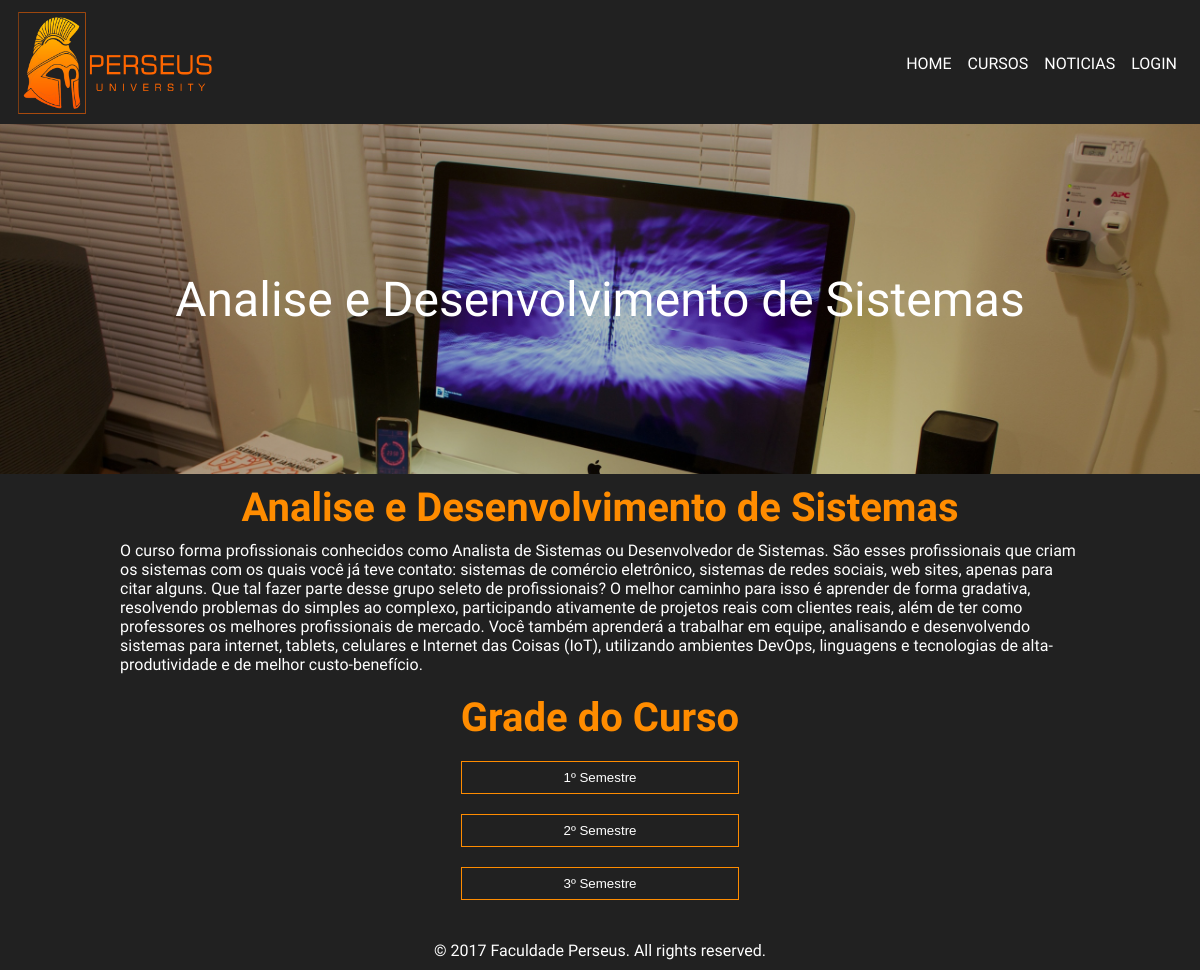
The app's page /curso/ADS with its own data.
### core/models.py (models this page shows)
class Curso(models.Model):
    sigla = models.CharField(max_length = 5, blank = False, null=False)
    nome = models.CharField(max_length = 50, blank = False, null=False)
    tipo = models.CharField(max_length = 50, blank = False, null=False)
    carga_horaria = models.IntegerField(default = 1000, blank = False)
    ativo = models.BooleanField(default = True)
    descricao_basica = models.TextField(blank = False, null=False)
    descricao_completa = models.TextField(blank = False, null=False)
    def __str__(self):
        return self.nome

### core/views.py (the view)
# urls.py: url(r'^curso/([A-Z, a-z]+)', curso),
def curso(request, sigla):
    contexto = {
        'curso': Curso.objects.get(sigla = sigla.upper())
        }
    return render(request,'curso.html', contexto)

### core/templates/curso.html (shortened to what this page needs)
{% extends "base.html" %}
{% block cssLink %}detalheCurso.css{% endblock %}
{% block content %}
    <section class="slide">
        <p>{{ curso }}</p>
    </section>
    <section class="container">
        <article class="sobreCurso">
            <h1>{{ curso }}</h1>
            <p>{{ curso.descricao_completa }}</p>
        </article>
        <article class="gradeCurso">
            <h1>Grade do Curso</h1>
            <button onclick="myFunction1()" class="semestre">1º Semestre</button>
            <button onclick="myFunction2()" class="semestre">2º Semestre</button>
            <button onclick="myFunction3()" class="semestre">3º Semestre</button>
        </article>
    </section>
{% endblock %}

### core/static/css/style.css (style rules this page uses)
* { padding: 0; margin: 0; }
body { background-color: #212121; }
p, li, a, label { font-family: 'Questrial', sans-serif; color: #fff }
h1, h2, h3, h4, h5, h6 { font-family: 'Arimo', sans-serif; color: #ff8c00; }
button { height: 33px; border: 1px solid #ff8c00; background-color: #212121; color: #fff; }
.slide { display: grid; width: 100%; height: 350px; text-align: center; align-items: center; font-size: 3em; }

### core/static/css/detalheCurso.css (style rules this page uses)
.slide { background-image: url(../img/detalheCursoAds.jpg); background-size: cover; }
.container { display: grid; grid-template-columns: 100%; margin: 0 10%; }
.sobreCurso h1, .gradeCurso h1 { margin: 10px 0; font-size: 2.5em; text-align: center; }
.sobreCurso p { margin: 10px 0; }
.gradeCurso { margin: 0 auto; }
.gradeCurso button { width: 100%; margin: 10px 0; }

### records on screen
Curso: nome "Analise e Desenvolvimento de Sistemas", descricao_completa "O curso forma profissionais conhecidos como Analista de Sistemas ou Desenvolvedor de Sistemas. São esses profissionais que criam os sistemas com os quais você já teve contato: sistemas de comércio eletrônico, sistemas de redes sociais, web sites, apenas para citar alguns. Que tal fazer parte desse grupo seleto de profissionais? O melhor caminho para isso é aprender de forma gradativa, resolvendo problemas do simples ao complexo, participando ativamente de projetos reais com clientes reais, além de ter como professores os melhores profissionais de mercado. Você também aprenderá a trabalhar em equipe, analisando e desenvolvendo sistemas para internet, tablets, celulares e Internet das Coisas…"
